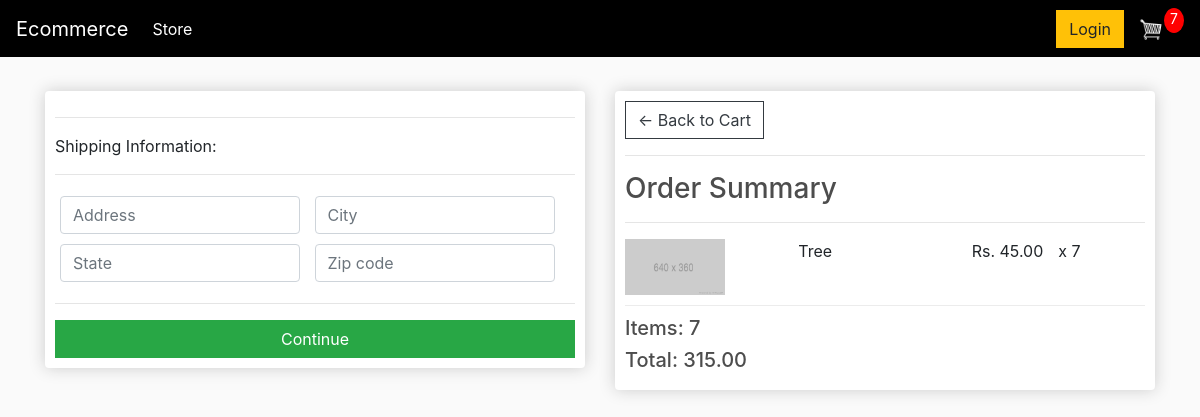
The app's page /checkout (signed in), older data.
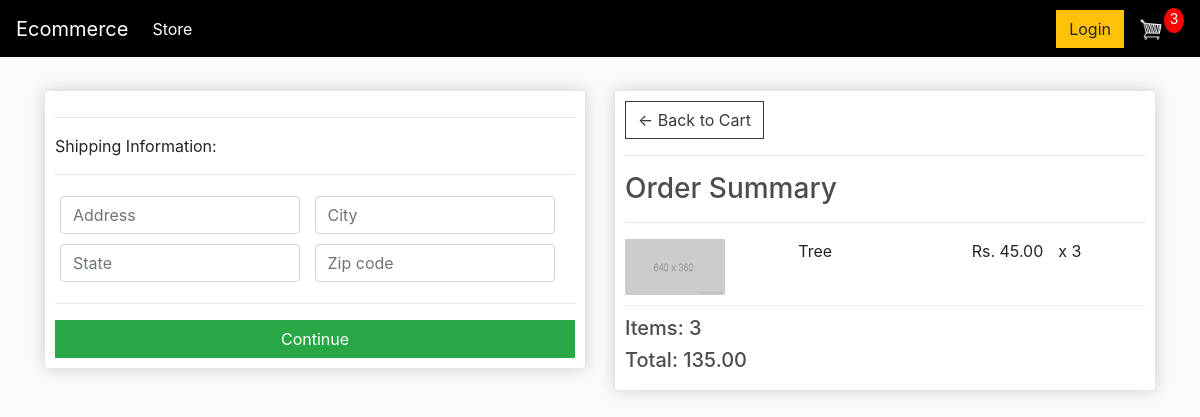
The same page, newer data.
### store/models.py (models this page shows, shortened)
class OrderItem(models.Model):
    product = models.ForeignKey(Product,on_delete=models.SET_NULL, null=True)
    order = models.ForeignKey(Order,on_delete=models.SET_NULL, null=True)
    quantity = models.IntegerField(default=0, null=True,blank=True)
    date_added = models.DateTimeField(auto_now_add=True)
    @property
    def get_total(self):
        total = self.product.price * self.quantity
        return total

class Order(models.Model):
    customer = models.ForeignKey(Customer, on_delete=models.SET_NULL,null=True,blank=True)
    date_ordered = models.DateTimeField(auto_now_add=True)
    complete = models.BooleanField(default=False)
    transaction_id = models.CharField( max_length=100, null = True)
    @property
    def shipping(self):
        shipping =False
        orderitems = self.orderitem_set.all()
        for i in orderitems:
            if i.product.digital == False:
                shipping = True
        return shipping
    @property
    def get_cart_total(self):
        orderitems = self.orderitem_set.all()
        total = sum([item.get_total for item in orderitems])
        return total
    @property
    def get_cart_items(self):
        orderitems = self.orderitem_set.all()
        total = sum([item.quantity for item in orderitems])
        return total

class Product(models.Model):
    name = models.CharField(max_length=200)
    price = models.DecimalField(max_digits=7,decimal_places=2)
    digital = models.BooleanField(default=False,null=True, blank=True)  #To check of a product is a virtual  product or physical product.
    image = models.ImageField(null=True, blank=True)
    @property
    def imageURL(self):
        try:
            url = self.image.url
        except:
            url = ''
        return url

### store/views.py (the view)
# urls.py: path("checkout", views.checkout, name="checkout"),
def checkout(request):
    if request.user.is_authenticated:
        customer = request.user.customer
        order, created = Order.objects.get_or_create(customer=customer, complete=False )
        items = order.orderitem_set.all()
        cartItems = order.get_cart_items
    else:
        items = []
        order = {'get_cart_total': 0, 'get_cart_items': 0,  "shipping": False}
        cartItems = order['get_cart_items']
    context = {'items' : items,'order' : order , 'cartItems': cartItems}
    return render(request, 'store/checkout.html', context)

### store/templates/store/checkout.html (shortened to what this page needs)
{% extends 'store/main.html' %}
{% load static %}
{% block content %}
     <div class="row">
		<div class="col-lg-6">
			<div class="box-element" id="form-wrapper">
				<form id="form">
					<div id="shipping-info">
						<hr>
						<p>Shipping Information:</p>
						<hr>
						<div class="form-field">
							<input class="form-control" type="text" name="address" placeholder="Address">
						</div>
						<div class="form-field">
							<input class="form-control" type="text" name="city" placeholder="City">
						</div>
						<div class="form-field">
							<input class="form-control" type="text" name="state" placeholder="State">
						</div>
						<div class="form-field">
							<input class="form-control" type="text" name="zipcode" placeholder="Zip code">
						</div>
					</div>
					<hr>
					<input id="form-button" class="btn btn-success btn-block" type="submit" value="Continue">
				</form>
			</div>
			<br>
		</div>
		<div class="col-lg-6">
			<div class="box-element">
				<a  class="btn btn-outline-dark" href="{% url 'cart' %}">&#x2190; Back to Cart</a>
				<hr>
				<h3>Order Summary</h3>
				<hr>
				{% for item in items %}
				<div class="cart-row">
					<div style="flex:2"><img class="row-image" src="{% static 'images/placeholder.png' %}"></div>
					<div style="flex:2"><p>{{item.product.name}}</p></div>
					<div style="flex:1"><p>Rs. {{item.product.price}}</p></div>
					<div style="flex:1"><p>x {{item.quantity}}</p></div>
				</div>
				{% endfor %}
				<h5>Items:   {{order.get_cart_items}}</h5>
				<h5>Total:   {{order.get_cart_total|floatformat:2}}</h5>
			</div>
		</div>
	</div>
{% endblock content %}

Row changes from the older to the newer data that the page shows:
changed OrderItem "Tree": quantity "7" → "3"
changed through a linked row, Order: get_cart_items "7" → "3"; get_cart_total "315.00" → "135.00"
Text that changed along with them:
{{ cartItems }}: "7" → "3"
